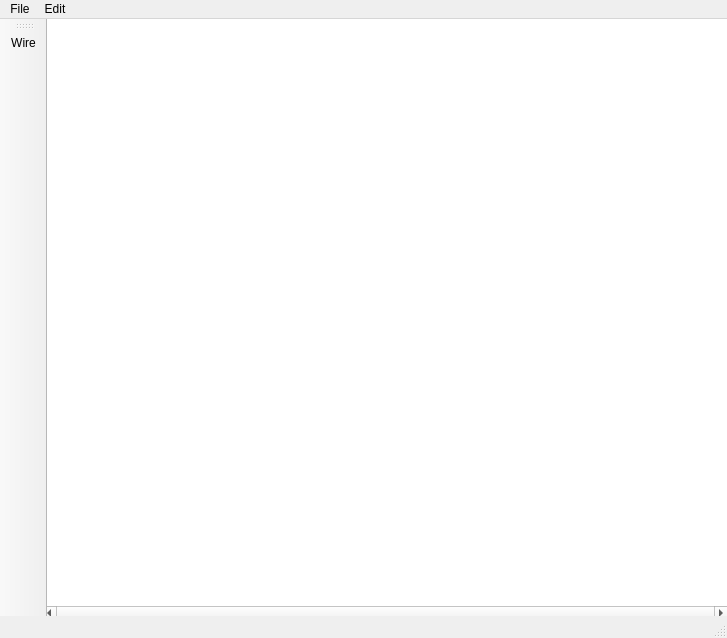
<?xml version="1.0" encoding="UTF-8"?>
<ui version="4.0">
 <class>MainWindow</class>
 <widget class="QMainWindow" name="MainWindow">
  <property name="geometry">
   <rect>
    <x>0</x>
    <y>0</y>
    <width>727</width>
    <height>638</height>
   </rect>
  </property>
  <property name="windowTitle">
   <string>MainWindow</string>
  </property>
  <widget class="QWidget" name="centralWidget">
   <widget class="QGraphicsView" name="graphicsView">
    <property name="geometry">
     <rect>
      <x>-5</x>
      <y>-9</y>
      <width>701</width>
      <height>611</height>
     </rect>
    </property>
    <property name="verticalScrollBarPolicy">
     <enum>Qt::ScrollBarAlwaysOn</enum>
    </property>
    <property name="horizontalScrollBarPolicy">
     <enum>Qt::ScrollBarAlwaysOn</enum>
    </property>
   </widget>
  </widget>
  <widget class="QMenuBar" name="menuBar">
   <property name="geometry">
    <rect>
     <x>0</x>
     <y>0</y>
     <width>727</width>
     <height>18</height>
    </rect>
   </property>
   <widget class="QMenu" name="menuFile">
    <property name="title">
     <string>File</string>
    </property>
   </widget>
   <widget class="QMenu" name="menuEdit">
    <property name="title">
     <string>Edit</string>
    </property>
    <addaction name="actionGrid"/>
   </widget>
   <addaction name="menuFile"/>
   <addaction name="menuEdit"/>
  </widget>
  <widget class="QToolBar" name="mainToolBar">
   <attribute name="toolBarArea">
    <enum>LeftToolBarArea</enum>
   </attribute>
   <attribute name="toolBarBreak">
    <bool>false</bool>
   </attribute>
   <addaction name="actionWire"/>
  </widget>
  <widget class="QStatusBar" name="statusBar"/>
  <action name="actionWire">
   <property name="icon">
    <iconset resource="Resources/icons.qrc">
     <normaloff>:/new/prefix1/wire.png</normaloff>:/new/prefix1/wire.png</iconset>
   </property>
   <property name="text">
    <string>Wire</string>
   </property>
  </action>
  <action name="actionGrid">
   <property name="checkable">
    <bool>true</bool>
   </property>
   <property name="text">
    <string>Grid</string>
   </property>
  </action>
 </widget>
 <layoutdefault spacing="6" margin="11"/>
 <resources>
  <include location="Resources/icons.qrc"/>
 </resources>
 <connections/>
</ui>
